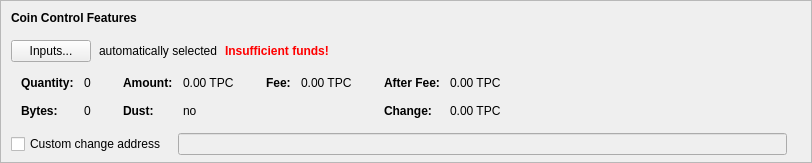
    <widget class="QFrame" name="frameCoinControl">
     <property name="sizePolicy">
      <sizepolicy hsizetype="Expanding" vsizetype="Expanding">
       <horstretch>0</horstretch>
       <verstretch>0</verstretch>
      </sizepolicy>
     </property>
     <property name="maximumSize">
      <size>
       <width>16777215</width>
       <height>16777215</height>
      </size>
     </property>
     <property name="frameShape">
      <enum>QFrame::StyledPanel</enum>
     </property>
     <property name="frameShadow">
      <enum>QFrame::Sunken</enum>
     </property>
     <layout class="QVBoxLayout" name="verticalLayoutCoinControl2">
      <property name="spacing">
       <number>0</number>
      </property>
      <property name="leftMargin">
       <number>0</number>
      </property>
      <property name="topMargin">
       <number>0</number>
      </property>
      <property name="rightMargin">
       <number>0</number>
      </property>
      <property name="bottomMargin">
       <number>6</number>
      </property>
      <item>
       <layout class="QVBoxLayout" name="verticalLayoutCoinControl" stretch="0,0,0,0,1">
        <property name="spacing">
         <number>0</number>
        </property>
        <property name="leftMargin">
         <number>10</number>
        </property>
        <property name="topMargin">
         <number>10</number>
        </property>
        <item>
         <layout class="QHBoxLayout" name="horizontalLayoutCoinControl1">
          <property name="bottomMargin">
           <number>15</number>
          </property>
          <item>
           <widget class="QLabel" name="labelCoinControlFeatures">
            <property name="sizePolicy">
             <sizepolicy hsizetype="Preferred" vsizetype="Maximum">
              <horstretch>0</horstretch>
              <verstretch>0</verstretch>
             </sizepolicy>
            </property>
            <property name="font">
             <font>
              <weight>75</weight>
              <bold>true</bold>
             </font>
            </property>
            <property name="styleSheet">
             <string notr="true">font-weight:bold;</string>
            </property>
            <property name="text">
             <string>Coin Control Features</string>
            </property>
           </widget>
          </item>
         </layout>
        </item>
        <item>
         <layout class="QHBoxLayout" name="horizontalLayoutCoinControl2" stretch="0,0,0,0">
          <property name="spacing">
           <number>8</number>
          </property>
          <property name="bottomMargin">
           <number>10</number>
          </property>
          <item>
           <widget class="QPushButton" name="pushButtonCoinControl">
            <property name="styleSheet">
             <string notr="true"/>
            </property>
            <property name="text">
             <string>Inputs...</string>
            </property>
            <property name="autoDefault">
             <bool>false</bool>
            </property>
           </widget>
          </item>
          <item>
           <widget class="QLabel" name="labelCoinControlAutomaticallySelected">
            <property name="text">
             <string>automatically selected</string>
            </property>
            <property name="margin">
             <number>5</number>
            </property>
           </widget>
          </item>
          <item>
           <widget class="QLabel" name="labelCoinControlInsuffFunds">
            <property name="font">
             <font>
              <weight>75</weight>
              <bold>true</bold>
             </font>
            </property>
            <property name="styleSheet">
             <string notr="true">color:red;font-weight:bold;</string>
            </property>
            <property name="text">
             <string>Insufficient funds!</string>
            </property>
            <property name="margin">
             <number>5</number>
            </property>
           </widget>
          </item>
          <item>
           <spacer name="horizontalSpacerCoinControl">
            <property name="orientation">
             <enum>Qt::Horizontal</enum>
            </property>
            <property name="sizeHint" stdset="0">
             <size>
              <width>40</width>
              <height>1</height>
             </size>
            </property>
           </spacer>
          </item>
         </layout>
        </item>
        <item>
         <widget class="QWidget" name="widgetCoinControl" native="true">
          <property name="sizePolicy">
           <sizepolicy hsizetype="Preferred" vsizetype="Preferred">
            <horstretch>0</horstretch>
            <verstretch>0</verstretch>
           </sizepolicy>
          </property>
          <property name="minimumSize">
           <size>
            <width>0</width>
            <height>0</height>
           </size>
          </property>
          <property name="styleSheet">
           <string notr="true"/>
          </property>
          <layout class="QHBoxLayout" name="horizontalLayoutCoinControl5">
           <property name="leftMargin">
            <number>0</number>
           </property>
           <property name="topMargin">
            <number>0</number>
           </property>
           <property name="rightMargin">
            <number>0</number>
           </property>
           <property name="bottomMargin">
            <number>0</number>
           </property>
           <item>
            <layout class="QHBoxLayout" name="horizontalLayoutCoinControl3" stretch="0,0,0,1">
             <property name="spacing">
              <number>20</number>
             </property>
             <property name="topMargin">
              <number>0</number>
             </property>
             <property name="bottomMargin">
              <number>10</number>
             </property>
             <item>
              <layout class="QFormLayout" name="formLayoutCoinControl1">
               <property name="horizontalSpacing">
                <number>10</number>
               </property>
               <property name="verticalSpacing">
                <number>14</number>
               </property>
               <property name="leftMargin">
                <number>10</number>
               </property>
               <property name="topMargin">
                <number>4</number>
               </property>
               <property name="rightMargin">
                <number>6</number>
               </property>
               <item row="0" column="0">
                <widget class="QLabel" name="labelCoinControlQuantityText">
                 <property name="font">
                  <font>
                   <weight>75</weight>
                   <bold>true</bold>
                  </font>
                 </property>
                 <property name="text">
                  <string>Quantity:</string>
                 </property>
                 <property name="margin">
                  <number>0</number>
                 </property>
                </widget>
               </item>
               <item row="0" column="1">
                <widget class="QLabel" name="labelCoinControlQuantity">
                 <property name="cursor">
                  <cursorShape>IBeamCursor</cursorShape>
                 </property>
                 <property name="contextMenuPolicy">
                  <enum>Qt::ActionsContextMenu</enum>
                 </property>
                 <property name="text">
                  <string notr="true">0</string>
                 </property>
                 <property name="margin">
                  <number>0</number>
                 </property>
                 <property name="textInteractionFlags">
                  <set>Qt::LinksAccessibleByMouse|Qt::TextSelectableByKeyboard|Qt::TextSelectableByMouse</set>
                 </property>
                </widget>
               </item>
               <item row="1" column="0">
                <widget class="QLabel" name="labelCoinControlBytesText">
                 <property name="font">
                  <font>
                   <weight>75</weight>
                   <bold>true</bold>
                  </font>
                 </property>
                 <property name="text">
                  <string>Bytes:</string>
                 </property>
                </widget>
               </item>
               <item row="1" column="1">
                <widget class="QLabel" name="labelCoinControlBytes">
                 <property name="cursor">
                  <cursorShape>IBeamCursor</cursorShape>
                 </property>
                 <property name="contextMenuPolicy">
                  <enum>Qt::ActionsContextMenu</enum>
                 </property>
                 <property name="text">
                  <string notr="true">0</string>
                 </property>
                 <property name="textInteractionFlags">
                  <set>Qt::LinksAccessibleByMouse|Qt::TextSelectableByKeyboard|Qt::TextSelectableByMouse</set>
                 </property>
                </widget>
               </item>
              </layout>
             </item>
             <item>
              <layout class="QFormLayout" name="formLayoutCoinControl2">
               <property name="horizontalSpacing">
                <number>10</number>
               </property>
               <property name="verticalSpacing">
                <number>14</number>
               </property>
               <property name="leftMargin">
                <number>6</number>
               </property>
               <property name="topMargin">
                <number>4</number>
               </property>
               <property name="rightMargin">
                <number>6</number>
               </property>
               <item row="0" column="0">
                <widget class="QLabel" name="labelCoinControlAmountText">
                 <property name="font">
                  <font>
                   <weight>75</weight>
                   <bold>true</bold>
                  </font>
                 </property>
                 <property name="text">
                  <string>Amount:</string>
                 </property>
                 <property name="margin">
                  <number>0</number>
                 </property>
                </widget>
               </item>
               <item row="0" column="1">
                <widget class="QLabel" name="labelCoinControlAmount">
                 <property name="cursor">
                  <cursorShape>IBeamCursor</cursorShape>
                 </property>
                 <property name="contextMenuPolicy">
                  <enum>Qt::ActionsContextMenu</enum>
                 </property>
                 <property name="text">
                  <string notr="true">0.00 TPC</string>
                 </property>
                 <property name="textInteractionFlags">
                  <set>Qt::LinksAccessibleByMouse|Qt::TextSelectableByKeyboard|Qt::TextSelectableByMouse</set>
                 </property>
                </widget>
               </item>
               <item row="1" column="0">
                <widget class="QLabel" name="labelCoinControlLowOutputText">
                 <property name="font">
                  <font>
                   <weight>75</weight>
                   <bold>true</bold>
                  </font>
                 </property>
                 <property name="text">
                  <string>Dust:</string>
                 </property>
                </widget>
               </item>
               <item row="1" column="1">
                <widget class="QLabel" name="labelCoinControlLowOutput">
                 <property name="cursor">
                  <cursorShape>IBeamCursor</cursorShape>
                 </property>
                 <property name="contextMenuPolicy">
                  <enum>Qt::ActionsContextMenu</enum>
                 </property>
                 <property name="text">
                  <string notr="true">no</string>
                 </property>
                 <property name="textInteractionFlags">
                  <set>Qt::LinksAccessibleByMouse|Qt::TextSelectableByKeyboard|Qt::TextSelectableByMouse</set>
                 </property>
                </widget>
               </item>
              </layout>
             </item>
             <item>
              <layout class="QFormLayout" name="formLayoutCoinControl3">
               <property name="horizontalSpacing">
                <number>10</number>
               </property>
               <property name="verticalSpacing">
                <number>14</number>
               </property>
               <property name="leftMargin">
                <number>6</number>
               </property>
               <property name="topMargin">
                <number>4</number>
               </property>
               <property name="rightMargin">
                <number>6</number>
               </property>
               <item row="0" column="0">
                <widget class="QLabel" name="labelCoinControlFeeText">
                 <property name="font">
                  <font>
                   <weight>75</weight>
                   <bold>true</bold>
                  </font>
                 </property>
                 <property name="text">
                  <string>Fee:</string>
                 </property>
                 <property name="margin">
                  <number>0</number>
                 </property>
                </widget>
               </item>
               <item row="0" column="1">
                <widget class="QLabel" name="labelCoinControlFee">
                 <property name="cursor">
                  <cursorShape>IBeamCursor</cursorShape>
                 </property>
                 <property name="contextMenuPolicy">
                  <enum>Qt::ActionsContextMenu</enum>
                 </property>
                 <property name="text">
                  <string notr="true">0.00 TPC</string>
                 </property>
                 <property name="textInteractionFlags">
                  <set>Qt::LinksAccessibleByMouse|Qt::TextSelectableByKeyboard|Qt::TextSelectableByMouse</set>
                 </property>
                </widget>
               </item>
              </layout>
             </item>
             <item>
              <layout class="QFormLayout" name="formLayoutCoinControl4">
               <property name="horizontalSpacing">
                <number>10</number>
               </property>
               <property name="verticalSpacing">
                <number>14</number>
               </property>
               <property name="leftMargin">
                <number>6</number>
               </property>
               <property name="topMargin">
                <number>4</number>
               </property>
               <property name="rightMargin">
                <number>6</number>
               </property>
               <item row="0" column="0">
                <widget class="QLabel" name="labelCoinControlAfterFeeText">
                 <property name="font">
                  <font>
                   <weight>75</weight>
                   <bold>true</bold>
                  </font>
                 </property>
                 <property name="text">
                  <string>After Fee:</string>
                 </property>
                 <property name="margin">
                  <number>0</number>
                 </property>
                </widget>
               </item>
               <item row="0" column="1">
                <widget class="QLabel" name="labelCoinControlAfterFee">
                 <property name="cursor">
                  <cursorShape>IBeamCursor</cursorShape>
                 </property>
                 <property name="contextMenuPolicy">
                  <enum>Qt::ActionsContextMenu</enum>
                 </property>
                 <property name="text">
                  <string notr="true">0.00 TPC</string>
                 </property>
                 <property name="textInteractionFlags">
                  <set>Qt::LinksAccessibleByMouse|Qt::TextSelectableByKeyboard|Qt::TextSelectableByMouse</set>
                 </property>
                </widget>
               </item>
               <item row="1" column="0">
                <widget class="QLabel" name="labelCoinControlChangeText">
                 <property name="font">
                  <font>
                   <weight>75</weight>
                   <bold>true</bold>
                  </font>
                 </property>
                 <property name="text">
                  <string>Change:</string>
                 </property>
                </widget>
               </item>
               <item row="1" column="1">
                <widget class="QLabel" name="labelCoinControlChange">
                 <property name="cursor">
                  <cursorShape>IBeamCursor</cursorShape>
                 </property>
                 <property name="contextMenuPolicy">
                  <enum>Qt::ActionsContextMenu</enum>
                 </property>
                 <property name="text">
                  <string notr="true">0.00 TPC</string>
                 </property>
                 <property name="textInteractionFlags">
                  <set>Qt::LinksAccessibleByMouse|Qt::TextSelectableByKeyboard|Qt::TextSelectableByMouse</set>
                 </property>
                </widget>
               </item>
              </layout>
             </item>
            </layout>
           </item>
          </layout>
         </widget>
        </item>
        <item>
         <layout class="QHBoxLayout" name="horizontalLayoutCoinControl4" stretch="0,0,0">
          <property name="spacing">
           <number>12</number>
          </property>
          <property name="sizeConstraint">
           <enum>QLayout::SetDefaultConstraint</enum>
          </property>
          <property name="topMargin">
           <number>5</number>
          </property>
          <property name="rightMargin">
           <number>5</number>
          </property>
          <item>
           <widget class="QCheckBox" name="checkBoxCoinControlChange">
            <property name="toolTip">
             <string>If this is activated, but the change address is empty or invalid, change will be sent to a newly generated address.</string>
            </property>
            <property name="text">
             <string>Custom change address</string>
            </property>
           </widget>
          </item>
          <item>
           <widget class="QValidatedLineEdit" name="lineEditCoinControlChange">
            <property name="enabled">
             <bool>false</bool>
            </property>
            <property name="sizePolicy">
             <sizepolicy hsizetype="Expanding" vsizetype="Fixed">
              <horstretch>0</horstretch>
              <verstretch>0</verstretch>
             </sizepolicy>
            </property>
           </widget>
          </item>
          <item>
           <widget class="QLabel" name="labelCoinControlChangeLabel">
            <property name="sizePolicy">
             <sizepolicy hsizetype="Preferred" vsizetype="Expanding">
              <horstretch>0</horstretch>
              <verstretch>0</verstretch>
             </sizepolicy>
            </property>
            <property name="minimumSize">
             <size>
              <width>0</width>
              <height>0</height>
             </size>
            </property>
            <property name="text">
             <string/>
            </property>
            <property name="margin">
             <number>3</number>
            </property>
           </widget>
          </item>
         </layout>
        </item>
        <item>
         <spacer name="verticalSpacerCoinControl">
          <property name="orientation">
           <enum>Qt::Vertical</enum>
          </property>
          <property name="sizeHint" stdset="0">
           <size>
            <width>800</width>
            <height>1</height>
           </size>
          </property>
         </spacer>
        </item>
       </layout>
      </item>
     </layout>
    </widget>
